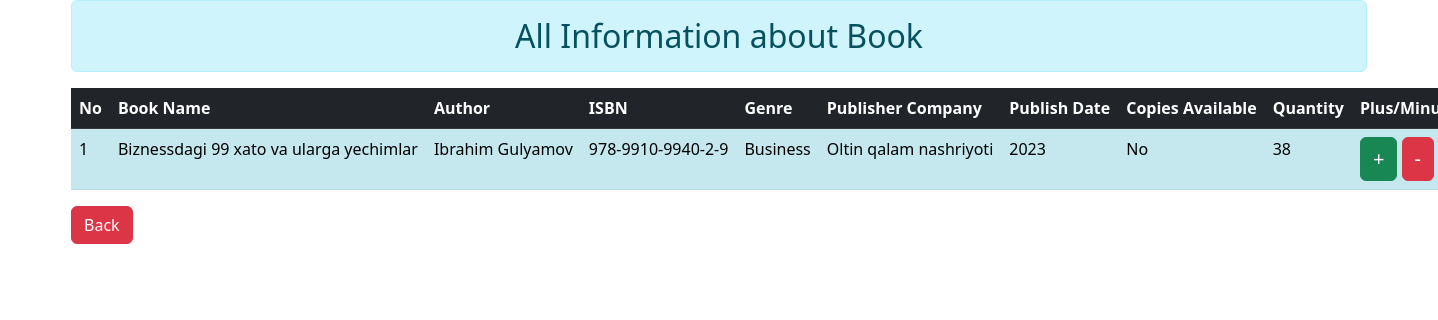
The app's page /book_view.php?id=1, older data.
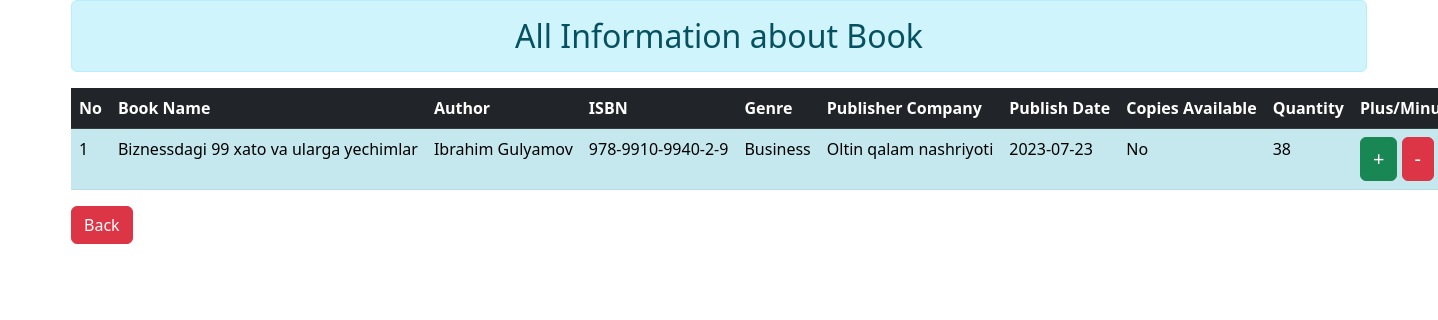
The same page, newer data.
### tables this page shows
CREATE TABLE IF NOT EXISTS `book` (
  `id` int NOT NULL AUTO_INCREMENT,
  `title` varchar(100) NOT NULL,
  `author_id` int NOT NULL,
  `isbn` varchar(100) NOT NULL,
  `genre` varchar(100) NOT NULL,
  `publisher` varchar(100) NOT NULL,
  `pub_date` date DEFAULT NULL,
  `copies_available` varchar(100) NOT NULL,
  `quantity` int NOT NULL,
  PRIMARY KEY (`id`),
  KEY `author_id` (`author_id`)
);

CREATE TABLE IF NOT EXISTS `author` (
  `id` int NOT NULL AUTO_INCREMENT,
  `first_name` varchar(100) NOT NULL,
  `last_name` varchar(100) NOT NULL,
  `nationality` varchar(100) NOT NULL,
  `birth_date` date NOT NULL,
  PRIMARY KEY (`id`)
);

### book_view.php (the view, shortened to what this page needs)
<!DOCTYPE html>
<html lang="en">
<head>
    <link rel="stylesheet" href="./bootstrap-5.3/css/bootstrap.css">
    <link rel="stylesheet" href="./font/all.css">
    <link rel="stylesheet" href="./css/styles.css">
</head>
<body>
    <div class="container-lg container-md-fluid">
        <h2 class="alert alert-info text-center " >All Information about Book</h2>
        <div class="table-responsive-lg" >
            <table class="table table-info table-striped" >
                <thead class="table table-dark" >
                <tr>
                 <th>No</th>
                 <th>Book Name</th>
                 <th>Author</th>
                 <th>ISBN</th>
                 <th>Genre</th>
                 <th>Publisher Company</th>
                 <th>Publish Date</th>
                 <th>Copies Available</th>
                 <th>Quantity</th>
                 <th>Plus/Minus</th>
                </tr>
                </thead>
                <tbody>
            <?php
                 $con=mysqli_connect('localhost','root','root','library');
                 $sql="select book.*, author.first_name,author.last_name from book left join author on author.id=book.author_id where book.id=".$_GET['id'];
                 $q=mysqli_query($con,$sql) or die(mysqli_error($con));
                 $i=1;
                 while ($row=mysqli_fetch_array($q)) {
                    ?>
                    <tr>
                        <td><?echo $i;$i++;?></td>
                        <td><?echo $row['title']?></td>
                        <td><?echo $row['first_name']." ".$row['last_name']?></td>
                        <td><?echo $row['isbn']?></td>
                        <td><?echo $row['genre']?></td>
                        <td><?echo $row['publisher']?></td>
                        <td><?echo $row['pub_date']?></td>
                        <td><?echo $row['copies_available']?></td>
                        <td><?echo $row['quantity']?></td>
                        <td>
                            <a href="book_plus.php?id=<?echo $row['id']?>" class="btn btn-success fs-5" >+</a>
                            <a href="book_minus.php?id=<?echo $row['id']?>" class="btn btn-danger fs-5" >-</a>
                        </td>
                    </tr>
                    <?
                }
             ?>
                </tbody>
            </table>
        </div>
        <a href="book.php" class="btn btn-danger" >Back</a>
    </div>
</body>
</html>

Row changes from the older to the newer data that the page shows:
changed book "Biznessdagi 99 xato va ularga yechimlar": pub_date "2023" → "2023-07-23"
